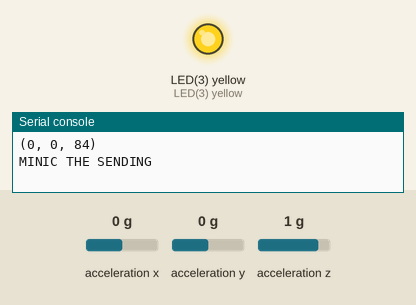
A program run on a simulated pyboard running MicroPython. Shown: output pins drawn as LEDs (lit = HIGH), the last lines printed to the serial console. The test bench sets the inputs (shaded band); at power-on: acceleration x 0 g, acceleration y 0 g, acceleration z 1 g. The modem accepts every AT command (registered, SIM ready, sends succeed) and sends nothing else; the modem answers ERROR to commands that open or use a data connection; threads take turns every 2 ms.

Above: at 1.5 s.
At 4.5 s:
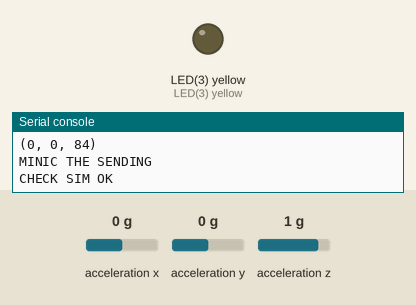
Timing chart, 0 to 7.8 s (numbered marks = the images above):
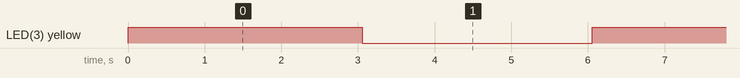

Measured:
- by itself, LED(3) yellow: alternates HIGH for 3.0 s and LOW for 3.0 s

The program:

A.py
```python
import pyb
from pyb import UART
from pyb import Pin
from pyb import ExtInt
from pyb import Timer
from pyb import ADC
from pyb import I2C
import time
import _thread
pyb.freq(30000000)

'''
SONIC_RX:X4
ACCEL:X9--SCL,X10--SDA
'''

class NBIOT():
    def __init__(self,uart_port,uart_baud):
        self.nbiot = UART(uart_port,uart_baud)

    def read(self):
        info = self.nbiot.read()
        try:
            info = info.decode()
        except (UnicodeError,AttributeError):
            return -1
        return info

    def check_sim(self):
        self.nbiot.write("AT+CIMI\r\n")
        time.sleep(3)
        info = self.read()
        return info

    def create_socket(self):
        self.nbiot.write("AT+QIOPEN=1,0,\"TCP\",\"180.97.81.180\",56870,1234,1\r\n")
        time.sleep(5)
        info = self.read()
        return info

    def close_socket(self):
        self.nbiot.write("AT+QICLOSE=0\r\n")
        time.sleep(5)
        info = self.read()
        return info

    def tcp_send(self,info):
        len_info = len(info)
        message = 'AT+QISEND=0,' + str(len_info) + ',' + info + '\r\n'
        self.nbiot.write(message)
        time.sleep(3)
        info = self.read()
        return info

    def tcp_receive(self,time_delay = 20):
        time.sleep(time_delay)
        info = self.read()
        return info

    def tcp_process(self,info):
        print("MINIC THE SENDING")
        while(1):
            get_state = str(self.check_sim())
            if(get_state.find('OK') != -1):
                print("CHECK SIM OK")
                break
        while(1):
            get_state = str(self.create_socket())
            if(get_state.find('OK') != -1):
                if(get_state.find('QIOPEN') != -1):
                    print("OPEN TCP OK")
                    break
        while(1):
            get_state = str(self.tcp_send(info))
            if(get_state.find('OK') != -1):
                if(get_state.find('SEND OK') != -1):
                    print("SENDING OK")
                    break
        print("TIME DELAY FOR RX")
        rx_message = self.tcp_receive()
        print("TASK COMPLETE")
        while(1):
            get_state = str(self.close_socket())
            if(get_state.find('OK') != -1):
                print("CLOSE TCP OK")
                break
        return rx_message

nbiot = NBIOT(3,9600)
accel = pyb.Accel()
accel_info = 0
accel_semp = 0

def angle_monitor():
    global accel_info,accel_semp
    while True:
        while(accel_semp == 1):pass
        accel_info = accel.filtered_xyz()
        accel_semp = 1

def sys_publish():
    global accel_semp
    while True:
        while(accel_semp == 0):pass
        accel_semp = 0
        print(accel_info)

        rx_message = nbiot.tcp_process('SONIC-524')
        time.sleep(3)

def led_test():
    while True:
        pyb.LED(3).toggle()
        time.sleep(3)

_thread.start_new_thread(angle_monitor,())
_thread.start_new_thread(sys_publish,())
_thread.start_new_thread(led_test,())
```
